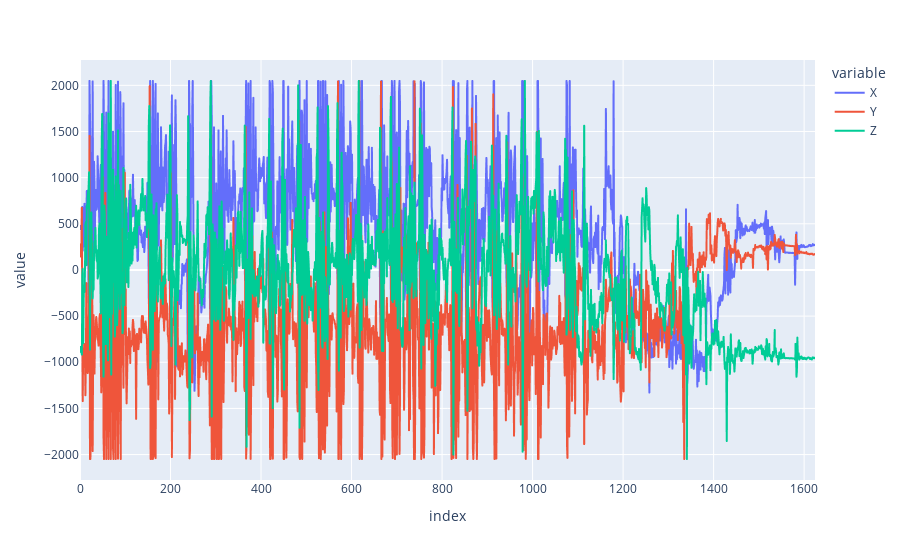

Notebook cell for this chart:
### Code cell
fig = accel_data.plot()
fig.show()

### Figure 1 — Plotly figure (JSON) as saved in the notebook; plotly's stock layout.template omitted (floating-point values rounded to 4 significant figures; data arrays with more than 128 entries replaced by an {"elided": "..."} marker saying what was removed)
{"data": [{"hovertemplate": "variable=X<br>index=%{x}<br>value=%{y}<extra></extra>", "legendgroup": "X", "line": {"color": "#636efa", "dash": "solid"}, "mode": "lines", "name": "X", "showlegend": true, "type": "scattergl", "x": {"elided": "1625 int values"}, "xaxis": "x", "y": {"elided": "1625 int values"}, "yaxis": "y"}, {"hovertemplate": "variable=Y<br>index=%{x}<br>value=%{y}<extra></extra>", "legendgroup": "Y", "line": {"color": "#EF553B", "dash": "solid"}, "mode": "lines", "name": "Y", "showlegend": true, "type": "scattergl", "x": {"elided": "1625 int values"}, "xaxis": "x", "y": {"elided": "1625 int values"}, "yaxis": "y"}, {"hovertemplate": "variable=Z<br>index=%{x}<br>value=%{y}<extra></extra>", "legendgroup": "Z", "line": {"color": "#00cc96", "dash": "solid"}, "mode": "lines", "name": "Z", "showlegend": true, "type": "scattergl", "x": {"elided": "1625 int values"}, "xaxis": "x", "y": {"elided": "1625 int values"}, "yaxis": "y"}], "layout": {"autosize": true, "legend": {"title": {"text": "variable"}, "tracegroupgap": 0}, "margin": {"t": 60}, "xaxis": {"anchor": "y", "autorange": true, "domain": [0, 1], "range": [0, 1624], "title": {"text": "index"}, "type": "linear"}, "yaxis": {"anchor": "x", "autorange": true, "domain": [0, 1], "range": [-2276.0, 2274.0], "title": {"text": "value"}, "type": "linear"}}}
